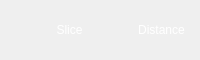
                            <widget class="QFrame" name="frame_56">
                             <property name="maximumSize">
                              <size>
                               <width>16777215</width>
                               <height>60</height>
                              </size>
                             </property>
                             <property name="frameShape">
                              <enum>QFrame::NoFrame</enum>
                             </property>
                             <property name="frameShadow">
                              <enum>QFrame::Raised</enum>
                             </property>
                             <layout class="QHBoxLayout" name="horizontalLayout_40">
                              <item>
                               <widget class="QPushButton" name="pushButton_zstack_flagSetSlices">
                                <property name="minimumSize">
                                 <size>
                                  <width>25</width>
                                  <height>25</height>
                                 </size>
                                </property>
                                <property name="maximumSize">
                                 <size>
                                  <width>25</width>
                                  <height>25</height>
                                 </size>
                                </property>
                                <property name="styleSheet">
                                 <string notr="true">QPushButton{
	
	background-image: url(:/floresansPrefix/whiteUnpressed.png);
border:none;
}</string>
                                </property>
                                <property name="text">
                                 <string/>
                                </property>
                               </widget>
                              </item>
                              <item>
                               <widget class="QLabel" name="label_24">
                                <property name="styleSheet">
                                 <string notr="true">font: 75 16pt &quot;Segoe UI&quot;;
color: rgb(255, 255, 255);</string>
                                </property>
                                <property name="text">
                                 <string>Slice</string>
                                </property>
                                <property name="alignment">
                                 <set>Qt::AlignCenter</set>
                                </property>
                               </widget>
                              </item>
                              <item>
                               <widget class="QPushButton" name="pushButton_zstack_flagSetDistance">
                                <property name="minimumSize">
                                 <size>
                                  <width>25</width>
                                  <height>25</height>
                                 </size>
                                </property>
                                <property name="maximumSize">
                                 <size>
                                  <width>25</width>
                                  <height>25</height>
                                 </size>
                                </property>
                                <property name="styleSheet">
                                 <string notr="true">QPushButton{
	background-image: url(:/floresansPrefix/whitePressed.png);
border:none;
}</string>
                                </property>
                                <property name="text">
                                 <string/>
                                </property>
                               </widget>
                              </item>
                              <item>
                               <widget class="QLabel" name="label_25">
                                <property name="styleSheet">
                                 <string notr="true">font: 75 16pt &quot;Segoe UI&quot;;
color: rgb(255, 255, 255);</string>
                                </property>
                                <property name="text">
                                 <string>Distance</string>
                                </property>
                                <property name="alignment">
                                 <set>Qt::AlignCenter</set>
                                </property>
                               </widget>
                              </item>
                             </layout>
                            </widget>
